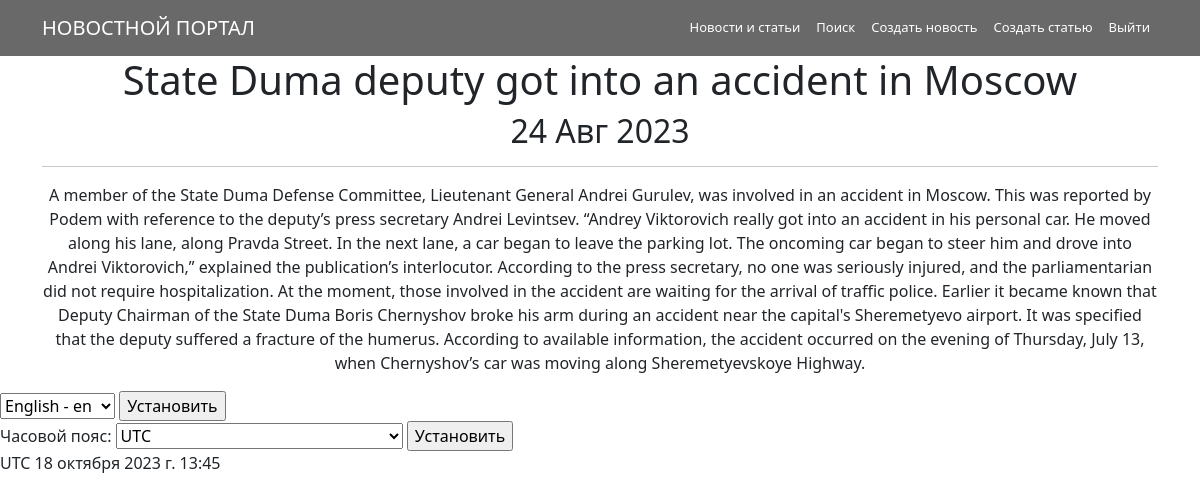
/posts/34 (signed in), run on the app's committed database.
### news/models.py (models this page shows, shortened)
class Post(models.Model):
    news = 'NW'
    article = 'AR'
    CHAPTER = [
        (news, 'Новость'),
        (article, 'Статья')
    ]
    post_type = models.CharField(max_length=2, choices=CHAPTER, default=news)
    post_time = models.DateTimeField(auto_now_add=True)
    headline = models.CharField(max_length=255)
    article_text = models.TextField()
    rating = models.IntegerField(default=0)
    post_author = models.ForeignKey(Author, on_delete=models.CASCADE)
    post_category = models.ManyToManyField(Category, through='PostCategory')

### news/views.py (the view)
# urls.py: path('<int:pk>', cache_page(300)(PostDetail.as_view()), name='post_detail'),
class PostDetail(LoginRequiredMixin, DetailView):
    template_name = 'post.html'
    queryset = Post.objects.all()
    form_class = PostForm
    def get_object(self, *args, **kwargs):
        obj = cache.get(f'post-{self.kwargs["pk"]}', None)
        if not obj:
            obj = super().get_object(queryset=self.queryset)
            cache.set(f'post-{self.kwargs["pk"]}', obj)
        return obj
    def get_context_data(self, **kwargs):
        context = super().get_context_data(**kwargs)
        context['form'] = self.form_class()
        context['current_time'] = timezone.localtime(timezone.now())
        context['timezones'] = pytz.common_timezones
        return context
    def post(self, request, *args, **kwargs):
        form = self.form_class(request.POST)
        if request.method == 'POST':
            request.session['django_timezone'] = request.POST['timezone']
            return redirect('post_list')
        if form.is_valid():
            form.save()
        return super().get(request, *args, **kwargs)

### news/forms.py
class PostForm(forms.ModelForm):
    headline = forms.CharField(label='Заголовок')
    article_text = forms.CharField(min_length=20, label='Текст новости')
    post_author = forms.ModelChoiceField(queryset=Author.objects.all(), label='Автор', empty_label='Любой')
    post_category=forms.ModelMultipleChoiceField(queryset=Category.objects.all(), label='Категория')
    class Meta:
        model = Post
        fields = [
            'headline',
            'article_text',
            'post_author',
            'post_category'
        ]

### templates/post.html (shortened to what this page needs)
{% extends 'flatpages/default.html' %}
{% load tz %}
{% block content %}
<h1>{{ post.headline }}</h1>
<h2>{{ post.post_time|date:'d M Y' }}</h2>
<hr>
<p>{{ post.article_text }}</p>
{% endblock content %}

### data on the page
Post: headline "State Duma deputy got into an accident in Moscow", post_time "24 Авг 2023", article_text "A member of the State Duma Defense Committee, Lieutenant General Andrei Gurulev, was involved in an accident in Moscow. This was reported by Podem with reference to the deputy’s press secretary Andrei Levintsev. “Andrey Viktorovich really got into an accident in his personal car. He moved along his lane, along Pravda Street. In the next lane, a car began to leave the parking lot. The oncoming car began to steer him and drove into Andrei Viktorovich,” explained the publication’s interlocutor. According to the press secretary, no one was seriously injured, and the parliamentarian did not require hospitalization. At the moment, those involved in the accident are waiting for the arrival of…"

### other printed values
{{ TIME_ZONE }} "UTC"
{{ current_time|timezone:TIME_ZONE }} "18 октября 2023 г. 13:45"
form field language "English - en"
form field timezone "UTC"
